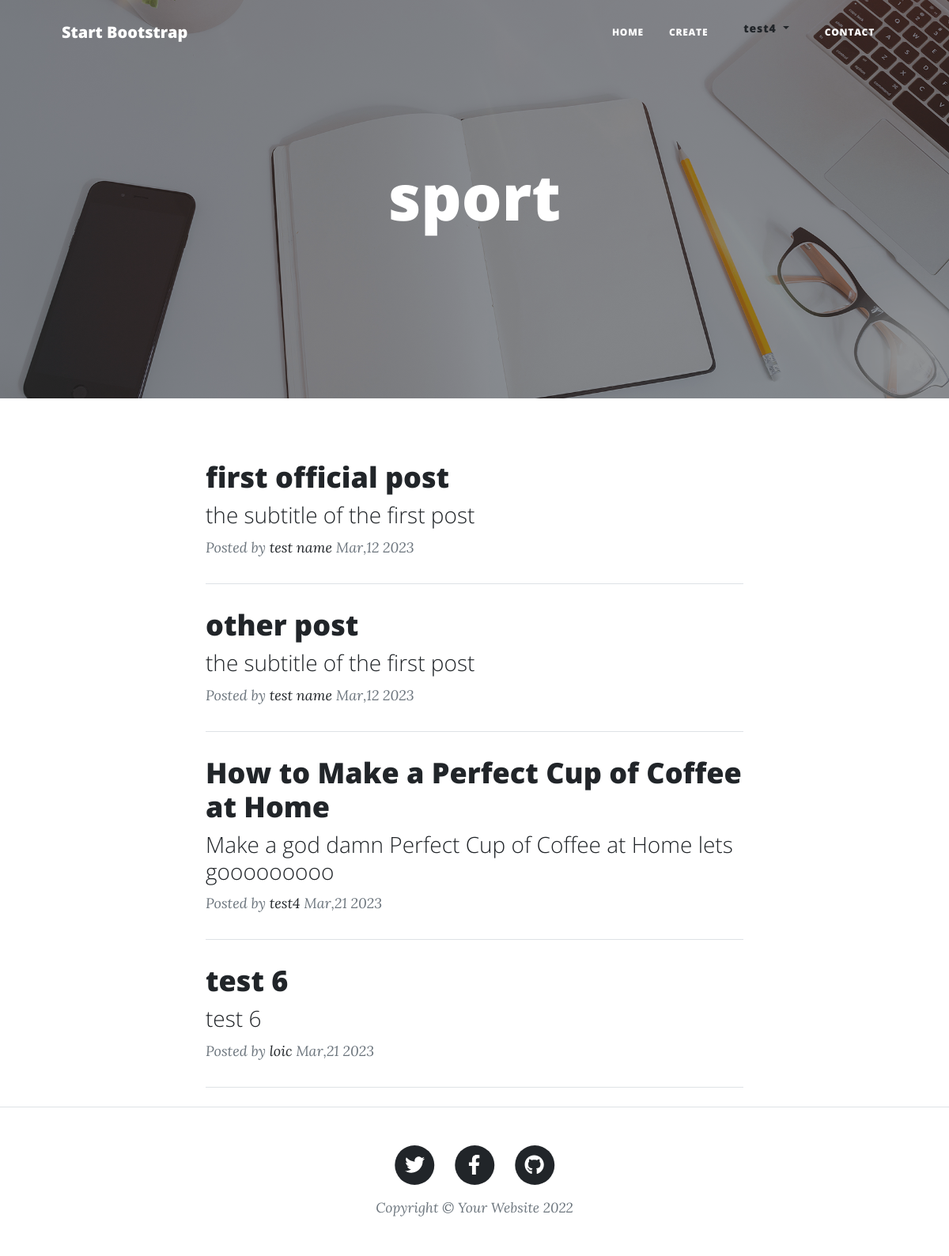
The app's page /categories/category.php?cat_id=1 (signed in) with its own data.
### tables this page shows
CREATE TABLE IF NOT EXISTS `categories` (
  `catID` int NOT NULL AUTO_INCREMENT,
  `category_name` varchar(200) NOT NULL DEFAULT '0',
  `created_at` timestamp NOT NULL DEFAULT CURRENT_TIMESTAMP,
  PRIMARY KEY (`catID`)
);

CREATE TABLE IF NOT EXISTS `posts` (
  `postID` int NOT NULL AUTO_INCREMENT,
  `title` varchar(200) NOT NULL,
  `subtitle` varchar(200) NOT NULL,
  `body` text NOT NULL,
  `image` varchar(200) NOT NULL,
  `user_id` varchar(3) NOT NULL,
  `create_at` timestamp NOT NULL DEFAULT CURRENT_TIMESTAMP,
  `username` varchar(200) NOT NULL,
  `post_cat` int NOT NULL DEFAULT '1',
  PRIMARY KEY (`postID`)
);

### categories/category.php (the view)
<?php
require_once "../includes/navbar.php";
require_once "../config/config.php";
if (isset($_GET['cat_id'])) {
    $catID = $_GET['cat_id'];
    $query = "SELECT * FROM posts WHERE post_cat = '$catID'";
    $result = $conn->query($query);
    $rows = array();
    while ($row = $result->fetch_object()) {
        $rows[] = $row;
    }
    $catquyery = "SELECT * FROM categories";
    $catresult = $conn->query($catquyery);
    $catRows = array();
    while ($catRow = $catresult->fetch_object()) {
        $catRows[] = $catRow;
    }
    foreach ($catRows as $catRow) {
        if ($catRow->catID === $catID) {
            $the_post_cat = $catRow->category_name;
        }
    }
} else {
    header("location: http://localhost/clean_post");
}
?>
<header class="masthead" style="background-image: url('http://localhost/clean_post/assets/img/home-bg.jpg')">
    <div class="container position-relative px-4 px-lg-5">
        <div class="row gx-4 gx-lg-5 justify-content-center">
            <div class="col-md-10 col-lg-8 col-xl-7">
                <div class="site-heading">
                    <h1><?php echo $the_post_cat ?></h1>
                </div>
            </div>
        </div>
    </div>
</header>
<div class="row gx-4 gx-lg-5 justify-content-center">
    <div class="col-md-10 col-lg-8 col-xl-7">
        <?php foreach ($rows as $row) : ?>
            <div class="post-preview">
                <a href="http://localhost/clean_post/posts/post.php?post_id=<?php echo $row->postID;; ?>">
                    <h2 class="post-title"><?php echo $row->title; ?></h2>
                    <h3 class="post-subtitle"><?php echo $row->subtitle; ?></h3>
                </a>
                <p class="post-meta">
                    Posted by
                    <a href="#!"><?php echo $row->username ?></a>
                    <?php echo date('M', strtotime($row->create_at)) . ',' . date('d', strtotime($row->create_at)) . ' ' . date('Y', strtotime($row->create_at)); ?>
                </p>
            </div>
            <hr class="my-4" />
        <?php endforeach; ?>
    </div>
</div>
<?php
require_once "../includes/footer.php";
?>

### records on screen
categories: category_name "sport"
posts: title "first official post", subtitle "the subtitle of the first post", username "test name", create_at "Mar", create_at "12", create_at "2023"
posts: title "other post", subtitle "the subtitle of the first post", username "test name", create_at "Mar", create_at "12", create_at "2023"
posts: title "How to Make a Perfect Cup of Coffee at Home", subtitle "Make a god damn Perfect Cup of Coffee at Home lets gooooooooo", username "test4", create_at "Mar", create_at "21", create_at "2023"
posts: title "test 6", subtitle "test 6", username "loic", create_at "Mar", create_at "21", create_at "2023"

### other values on screen
$_SESSION['username'] "test4"
